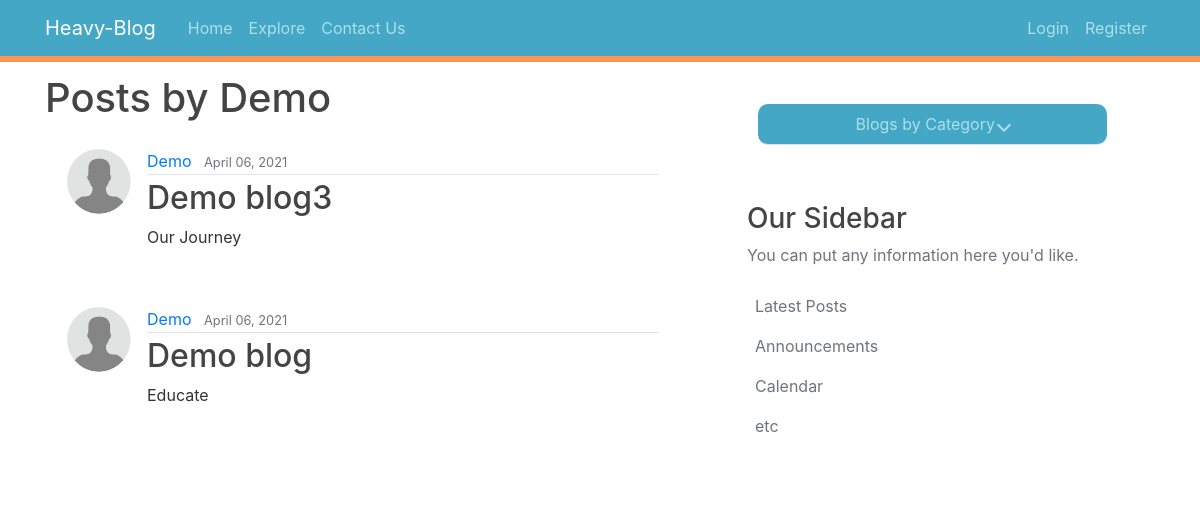
Page /posts_by_/Demo/ on the earlier database version.
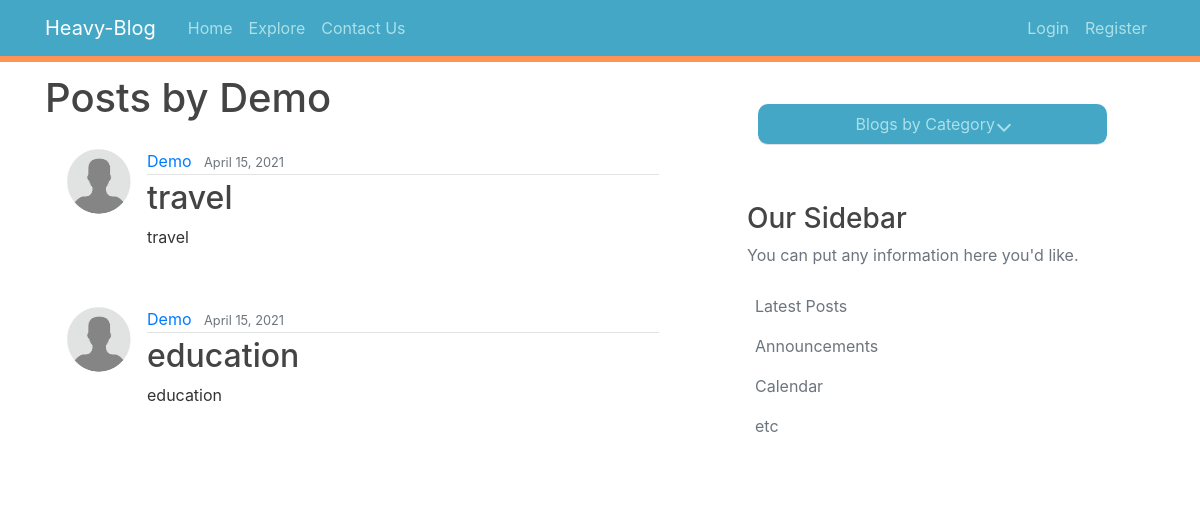
Same page on the later database version.
### blog/models.py (models this page shows, shortened)
class Post(models.Model):
    title = models.CharField(max_length=100)
    content = models.TextField(null=True)
    privacy = models.TextChoices('prv','Public Private')
    privacy = models.CharField(default='Public' , max_length=20, choices=privacy.choices)
    category = models.TextChoices('cat','---Select--- Food Music Nature Education Wedding Travel Movie Car Project Photography Other')
    category = models.CharField(default ='---Select---',max_length=20, choices=category.choices)
    date_posted = models.DateTimeField(default=timezone.now)
    author = models.ForeignKey(User, on_delete=models.CASCADE)

### users/models.py (models this page shows, shortened)
class Profile(models.Model):
    user = models.OneToOneField(User, on_delete=models.CASCADE)
    image = models.ImageField(default='default.jpg', upload_to='profile_pics')

### blog/views.py (the view)
# urls.py: path('posts_by_/<str:username>/', views.UserPostListView.as_view(), name='user-posts'),
class UserPostListView(ListView):
    model = Post
    template_name = 'blog/user_posts.html'
    context_object_name = 'posts'
    def get_queryset(self):
        user = get_object_or_404(User, username=self.kwargs.get('username'))
        context = Post.objects.filter(author=user).order_by('-date_posted')
        return context

### blog/templates/blog/user_posts.html (shortened to what this page needs)
{% extends "blog/base.html" %}
{% block content %}
<h1 class="mb-3">Posts by {{ view.kwargs.username }}</h1>
{% for post in posts %}
{% if post.author == user and post.privacy == 'Private' %}
<article class="media content-section">
  <img class="rounded-circle article-img" src="{{ post.author.profile.image.url }}">
  <div class="media-body">
    <div class="article-metadata">
      <a class="mr-2" href="{% url 'user-posts' post.author.username %}">{{ post.author }}</a>
      <small class="text-muted">{{ post.date_posted|date:"F d, Y" }}</small><small class="text-muted">
        ({{ post.privacy }} Blog)</small>
    </div>
    <h2><a class="article-title" href="{% url 'post-detail' post.id %}">{{ post.title }}</a></h2>
    <p class="article-content">{{ post.content }}</p>
  </div>
</article>
{% elif post.privacy == 'Public' %}
<article class="media content-section">
  <img class="rounded-circle article-img" src="{{ post.author.profile.image.url }}">
  <div class="media-body">
    <div class="article-metadata">
      <a class="mr-2" href="{% url 'user-posts' post.author.username %}">{{ post.author }}</a>
      <small class="text-muted">{{ post.date_posted|date:"F d, Y" }}</small>
    </div>
    <h2><a class="article-title" href="{% url 'post-detail' post.id %}">{{ post.title }}</a></h2>
    <p class="article-content">{{ post.content }}</p>
  </div>
</article>
{% endif %}
{% endfor %}
{% endblock content %}

Differences in the rows shown:
changed Post: date_posted "April 06, 2021" → "April 15, 2021"; title "Demo blog3" → "travel"; content "Our Journey" → "travel"
changed Post: date_posted "April 06, 2021" → "April 15, 2021"; title "Demo blog" → "education"; content "Educate" → "education"
